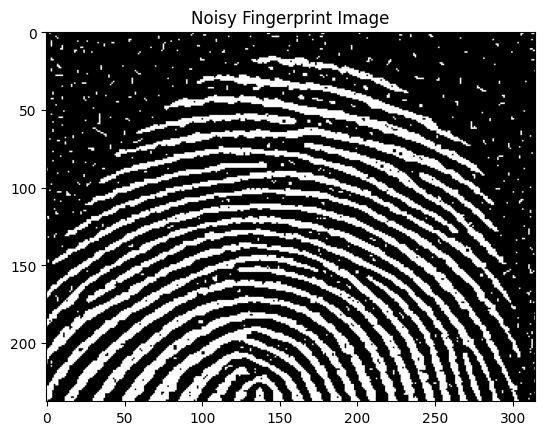
#> input picture Noisy_Fingerprint.png, 545 x 435 px, found by its file name
$ python Opening_Closing.py
#> lines starting #> are read from the running program, lines starting #| are printed output that depends on the picture; after the words box and inside, x2 and y2 are one past the last pixel; in counts of white or black regions, pixels touching at a corner belong together
#Opening and Closing
import cv2
import numpy as np

def erosion(image, struct_ele):
    eroded_img = image.copy()
    height, width = image.shape
    ksize = struct_ele.shape[0]
    offset = ksize // 2
    for r in range(height):
        for c in range(width):
            min_val = 255
            for x in range(-offset, offset + 1):
                for y in range(-offset, offset + 1):
                    if 0 <= r + x < height and 0 <= c + y < width:
                        min_val = min(min_val, image[r + x, c + y])
            eroded_img[r, c] = min_val
    return np.uint8(eroded_img)

def dilation(image, struct_ele):
    dilated_img = image.copy()
    height, width = image.shape
    ksize = struct_ele.shape[0]
    offset = ksize // 2
    for r in range(height):
        for c in range(width):
            max_val = 0
            for x in range(-offset, offset + 1):
                for y in range(-offset, offset + 1):
                    if 0 <= r + x < height and 0 <= c + y < width:
                        max_val = max(max_val, image[r + x, c + y])
            dilated_img[r, c] = max_val
    return np.uint8(dilated_img)


def opening(image, struct_ele):
    return dilation(erosion(image, struct_ele), struct_ele)

def closing(image, struct_ele):
    return erosion(dilation(image, struct_ele), struct_ele)


img = cv2.imread('Noisy_Fingerprint.png', 0)
#> img is the input picture: shape (435, 545); min 0, max 255, mean 113.7
struct_ele_size = 3
struct_ele = np.ones((struct_ele_size, struct_ele_size))
opened_img = opening(img, struct_ele)
#> after the loop in erosion, `for r in range(height):`:
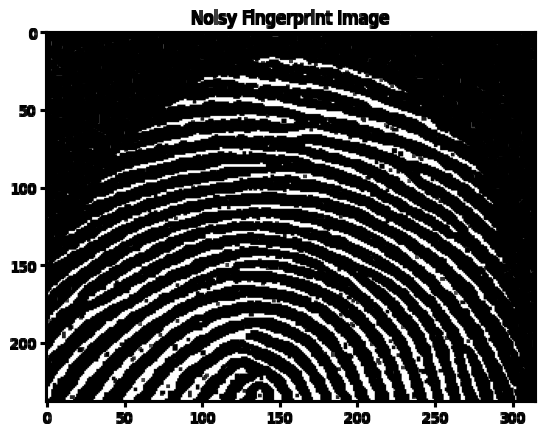
#> eroded_img: shape (435, 545); min 0, max 255, mean 83.3
#> after the loop in dilation, `for r in range(height):`:
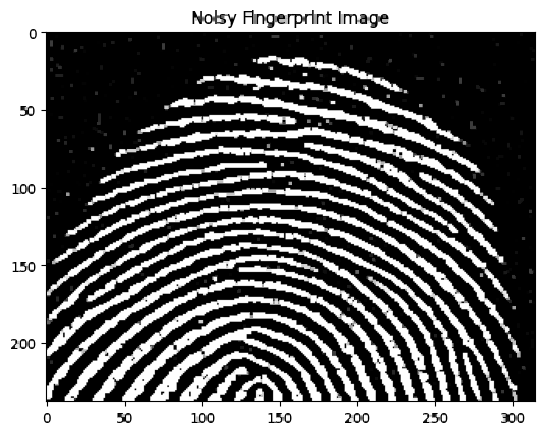
#> dilated_img: shape (435, 545); min 0, max 255, mean 110.8
closed_img = closing(opened_img, struct_ele)
#> after the loop in dilation (call 2), `for r in range(height):`:
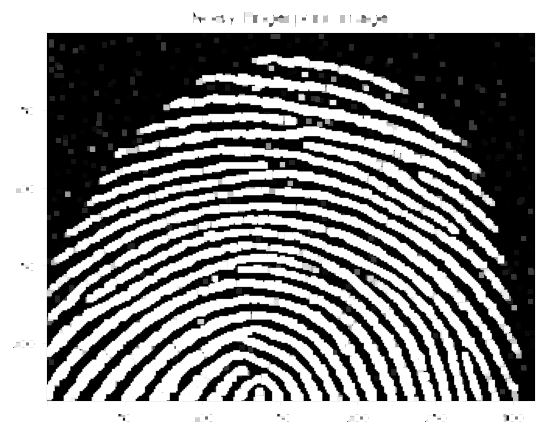
#> dilated_img: shape (435, 545); min 0, max 255, mean 137.7
#> after the loop in erosion (call 2), `for r in range(height):`:
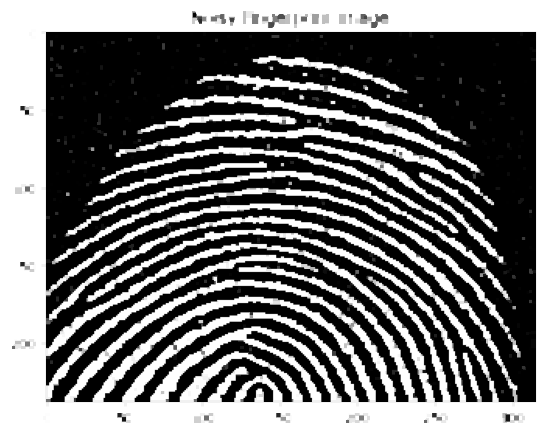
#> eroded_img: shape (435, 545); min 0, max 255, mean 112.8
cv2.imshow('Original Image', img)
cv2.imshow('Opened Image', opened_img)
cv2.imshow('Closed Image', closed_img)
cv2.waitKey(0)
cv2.destroyAllWindows()

$ run again, with 6080204692517930948.jpg saved as Noisy_Fingerprint.png
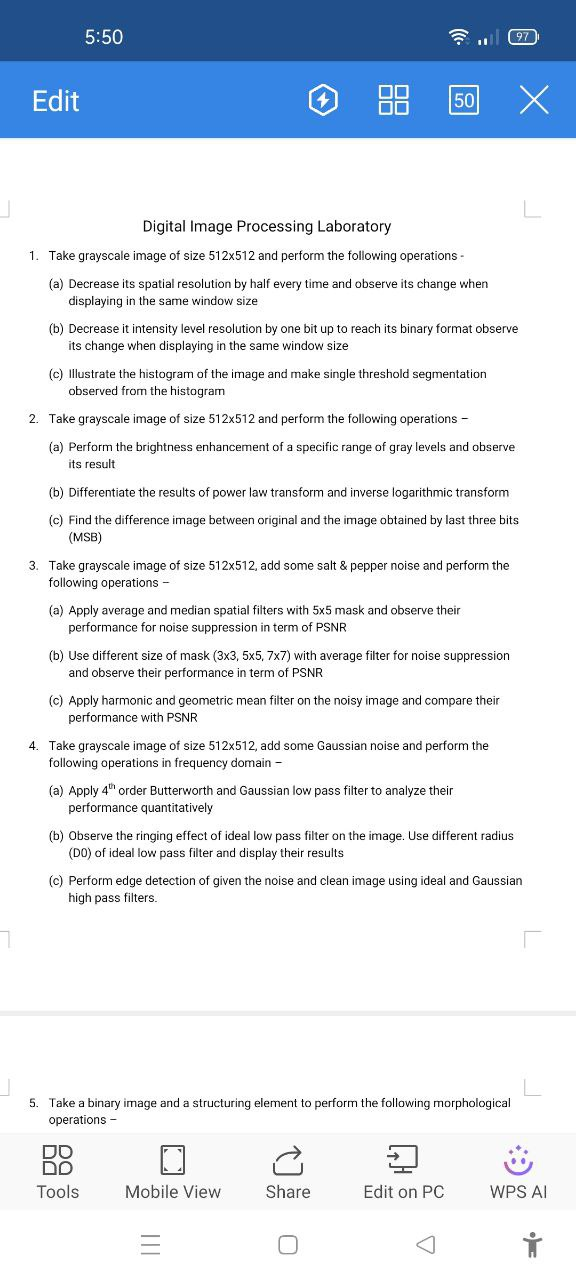
#> input picture 6080204692517930948.jpg, 576 x 1280 px, found by its file name
#> after the loop in dilation (call 2), `for r in range(height):`:
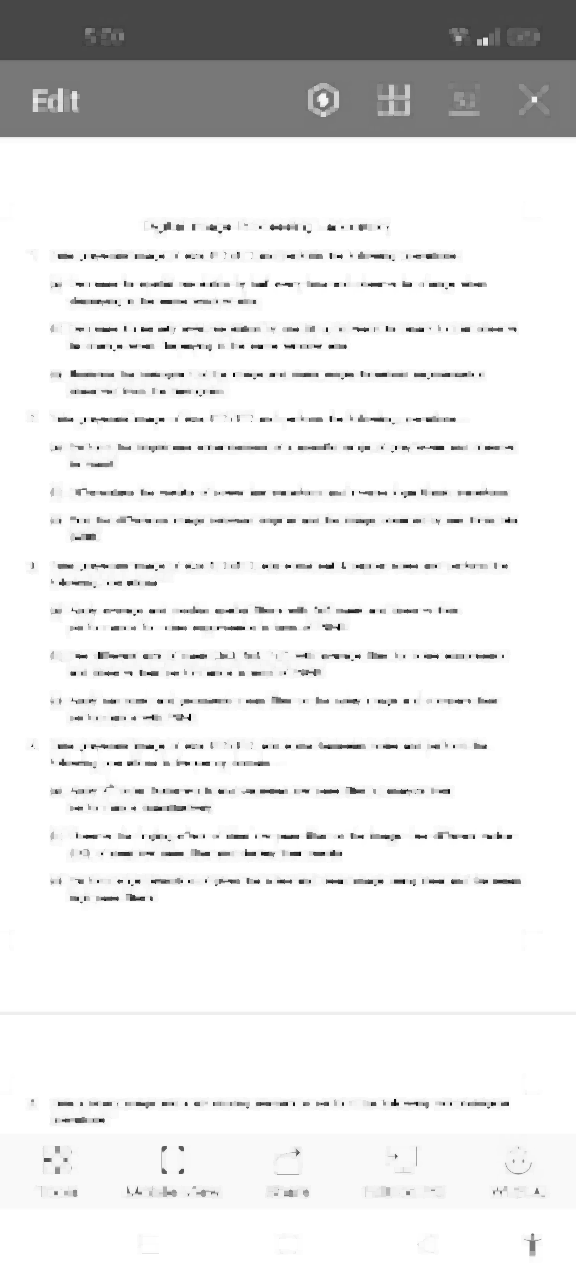
#> dilated_img: shape (1280, 576); min 0, max 255, mean 231.4
#> after the loop in erosion (call 2), `for r in range(height):`:
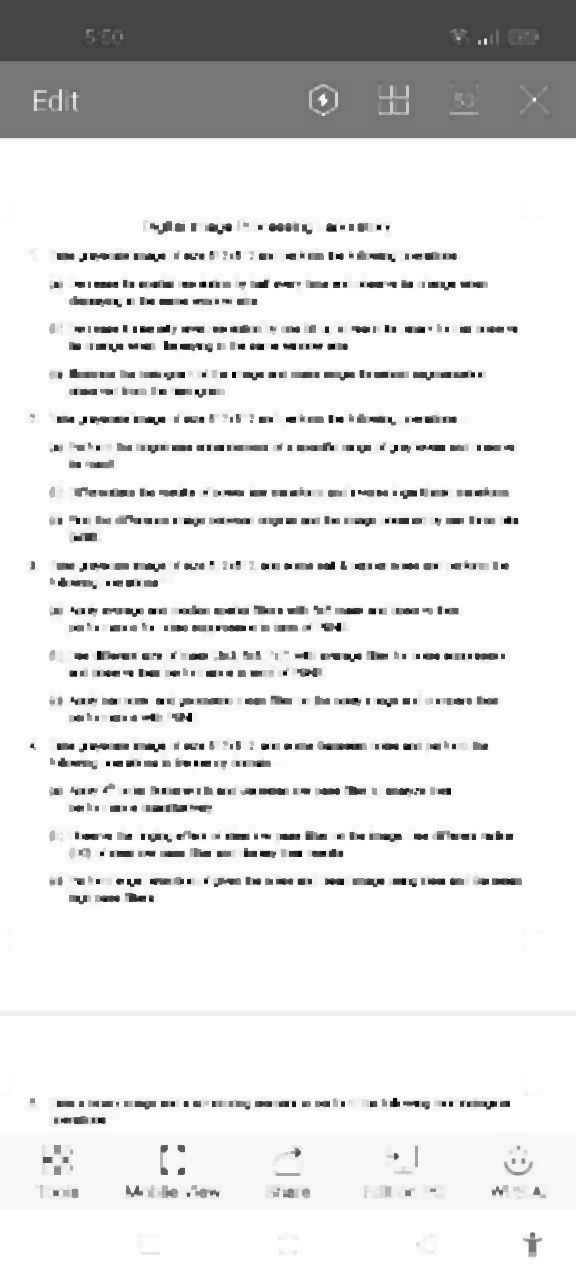
#> eroded_img: shape (1280, 576); 19.4% of pixels changed, all inside (x1, y1, x2, y2) = (0, 14, 576, 1264)
